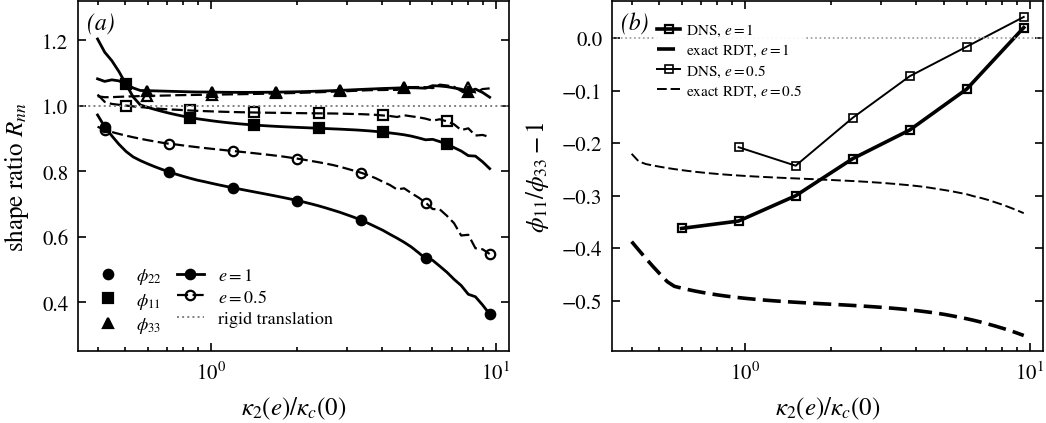

Python code for this plot:
#!/usr/bin/env python3
"""Manuscript figure fig_rdt_projection (main_v3.tex sec:spec-linref),
plot-only: reads rdt_projection.npz written by rdt_projection.py and
renders the two panels in the JFM house style at true \\textwidth.
(a) shape ratio R_nn of the exactly distorted, line-projected component
spectra to a rigid translation; (b) transverse splitting vs wavenumber,
exact RDT against the strained-box DNS."""
import os
import sys

import numpy as np

HERE = os.path.dirname(os.path.abspath(__file__))
sys.path.insert(0, os.path.join(HERE, ".."))
from figstyle_jfm import FULL, panel, plt, save  # noqa: E402
from matplotlib.lines import Line2D  # noqa: E402

# DNS (strained box, 128^3): binned splitting from rdt_projection.npz.
# Drop the first (largest-scale) bin: it holds a single integer kappa_2
# line and its e=1/e=0.5 entries are one-sided.
D = np.load(os.path.join(HERE, "rdt_projection.npz"), allow_pickle=True)
EDGES = D["edges"]
SL = slice(1, None)
XC = np.sqrt(EDGES[:-1] * EDGES[1:])[SL]


def g(key):
    return D[key][SL]


# exact RDT: closed-form Cauchy solution integrated analytically over the
# (k1, k3) plane (rdt_projection_analytic.py), vK initial spectrum
# band-limited to the DNS box -- replaces the 4-seed companions, which
# were a noisy estimate of this integral at the largest scales.
A = np.load(os.path.join(HERE, "rdt_projection_analytic.npz"),
            allow_pickle=True)
# plot over the DNS-resolved range only: beyond x ~ 10 the curves feel the
# box's dealiasing edge, which is a finite-box effect, not linear theory
MA = A["x"] <= 10.0
XA = A["x"][MA]


def h(key):
    return A[key][MA]

# monochrome: component -> marker, strain -> line style + marker fill
MK = {"phi22": "o", "phi11": "s", "phi33": "^"}
LAB = {"phi22": r"$\phi_{22}$", "phi11": r"$\phi_{11}$",
       "phi33": r"$\phi_{33}$"}


def main():
    fig, (a, b) = plt.subplots(1, 2, figsize=(FULL, 2.2))

    # ---- (a) shape ratio: component -> marker, strain -> solid/dashed ---
    for ci, name in enumerate(("phi22", "phi11", "phi33")):
        mk = MK[name]
        a.plot(XA, h(f"R_{name}_e1"), color="k", ls="-", lw=1.0,
               marker=mk, ms=3.4, mfc="k", mew=0.8,
               markevery=(3 * ci + 1, 9))
        a.plot(XA, h(f"R_{name}_e0.5"), color="k", ls=(0, (5, 2)),
               lw=0.8, marker=mk, ms=3.4, mfc="none", mew=0.8,
               markevery=(3 * ci + 1, 9))
    a.axhline(1, color="0.5", lw=0.7, ls=":")
    a.set_xscale("log")
    a.set_ylim(0.25, 1.32)
    a.set_xlabel(r"$\kappa_2(e)/\kappa_c(0)$")
    a.set_ylabel(r"shape ratio $R_{nn}$")
    comp_h = [Line2D([], [], color="k", ls="none", marker=MK[n], ms=3.4,
                     mfc="k", mew=0.8, label=LAB[n])
              for n in ("phi22", "phi11", "phi33")]
    strain_h = [
        Line2D([], [], color="k", ls="-", lw=1.0, marker="o", ms=3.4,
               mfc="k", mew=0.8, label=r"$e{=}1$"),
        Line2D([], [], color="k", ls=(0, (5, 2)), lw=0.8, marker="o",
               ms=3.4, mfc="none", mew=0.8, label=r"$e{=}0.5$"),
        Line2D([], [], color="0.5", ls=":", lw=0.7,
               label="rigid translation")]
    a.legend(handles=comp_h + strain_h, ncol=2, columnspacing=0.8,
             loc="lower left", bbox_to_anchor=(0.01, 0.01), fontsize=6.5)

    # ---- (b) transverse splitting: source -> line style, strain -> lw ---
    b.plot(XC, g("split_dns_e1"), color="k", ls="-", lw=1.3,
           marker="s", ms=3.2, mfc="none", mew=0.8, markevery=1)
    b.plot(XA, h("split_e1"), color="k", ls=(0, (5, 2)), lw=1.3)
    b.plot(XC, g("split_dns_e0.5"), color="k", ls="-", lw=0.7,
           marker="s", ms=2.6, mfc="none", mew=0.6, markevery=1)
    b.plot(XA, h("split_e0.5"), color="k", ls=(0, (5, 2)), lw=0.7)
    b.axhline(0, color="0.6", lw=0.6, ls=":")
    b.set_xscale("log")
    b.set_xlabel(r"$\kappa_2(e)/\kappa_c(0)$")
    b.set_ylabel(r"$\phi_{11}/\phi_{33}-1$")
    leg = b.legend(handles=[
        Line2D([], [], color="k", ls="-", lw=1.3, marker="s", ms=3.2,
               mfc="none", mew=0.8, label=r"DNS, $e{=}1$"),
        Line2D([], [], color="k", ls=(0, (5, 2)), lw=1.3,
               label=r"exact RDT, $e{=}1$"),
        Line2D([], [], color="k", ls="-", lw=0.7, marker="s", ms=2.6,
               mfc="none", mew=0.6, label=r"DNS, $e{=}0.5$"),
        Line2D([], [], color="k", ls=(0, (5, 2)), lw=0.7,
               label=r"exact RDT, $e{=}0.5$")],
        loc="upper left", bbox_to_anchor=(0.08, 0.97), fontsize=5.5, ncol=1,
        columnspacing=0.9, handletextpad=0.4,
        frameon=True, framealpha=0.92, edgecolor="none")
    leg.get_frame().set_facecolor("white")
    panel(a, "a", x=0.02, y=0.97)
    panel(b, "b", x=0.02, y=0.97)
    fig.tight_layout(pad=0.4)
    save(fig, os.path.join(HERE, "fig_rdt_projection"))


if __name__ == "__main__":
    main()
